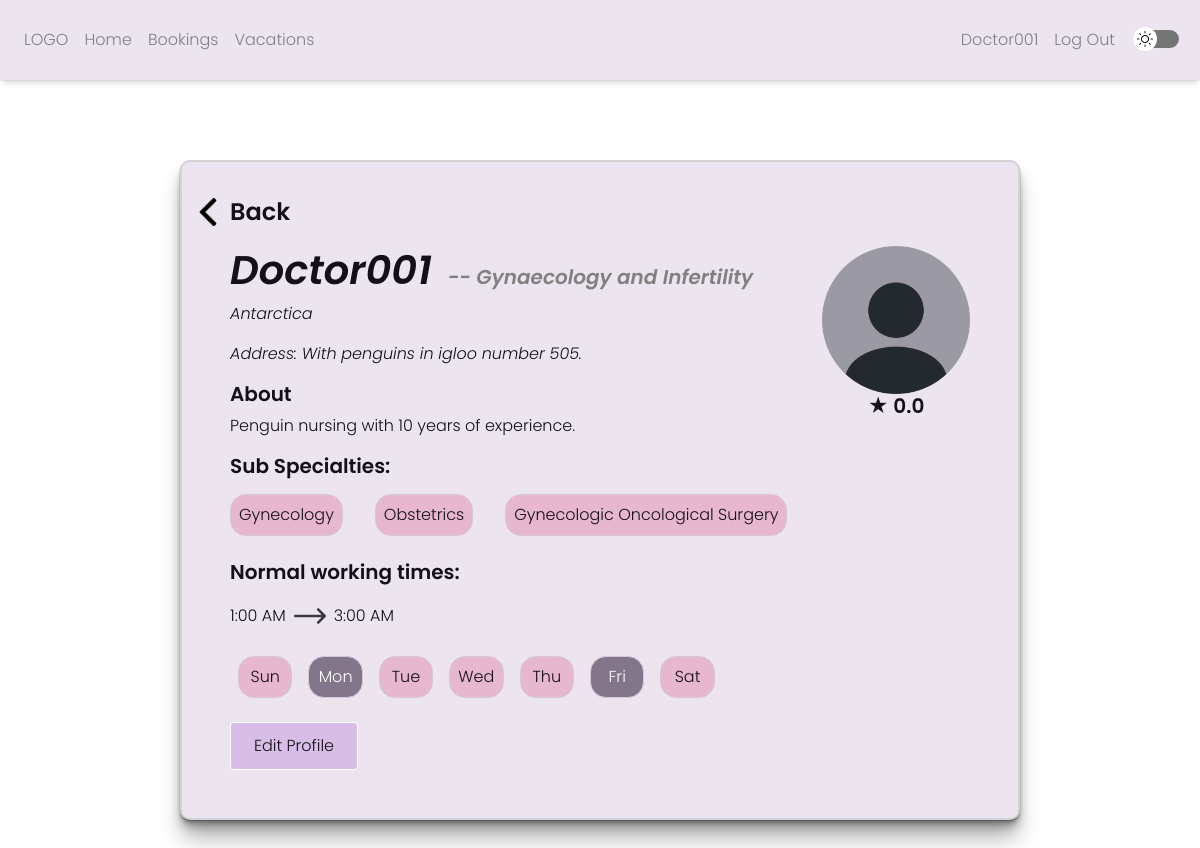
Before: /profile/3 (signed in) with the older database file.
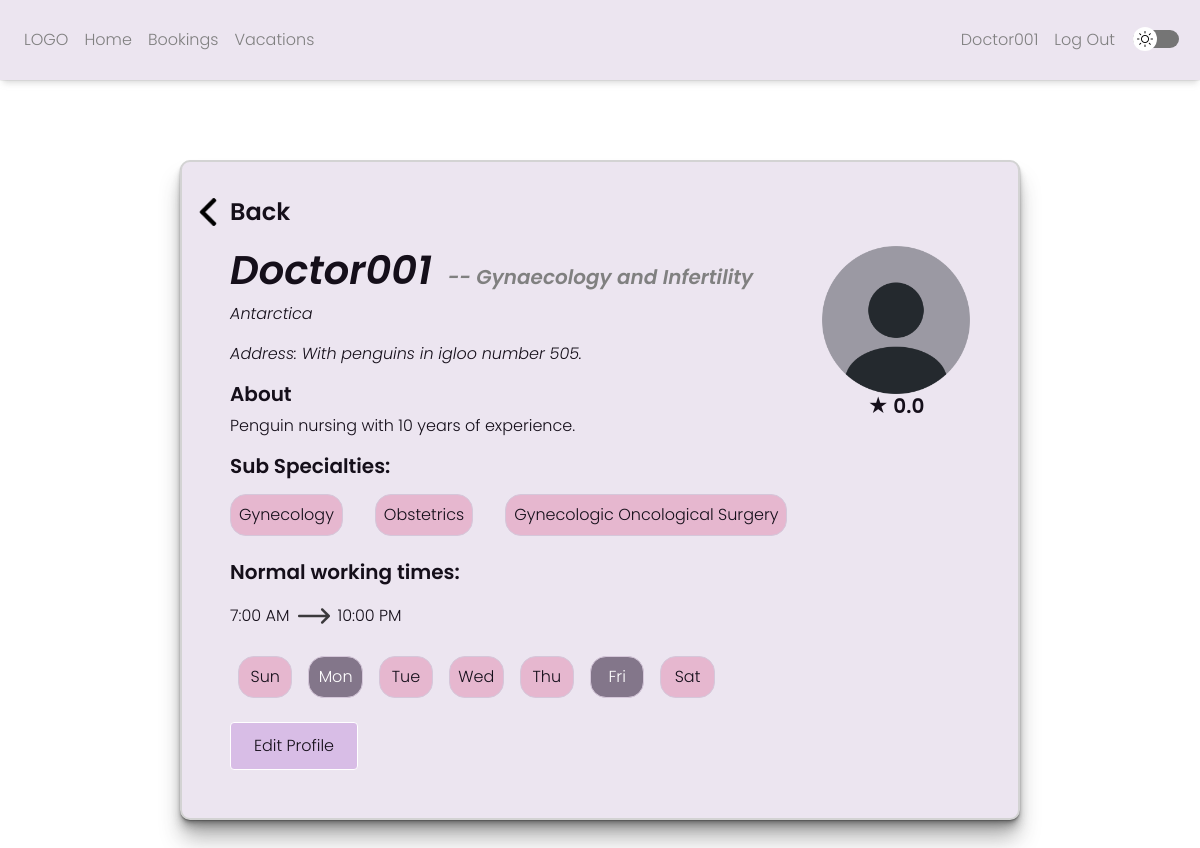
After: the same page with the newer database file.
### YOKO_Clinics/models.py (models this page shows)
class User(AbstractUser):
    is_doctor = models.BooleanField(default=False)
    rating = models.DecimalField(null=True, max_digits=3, decimal_places=2, default=0)
    country = models.CharField(null=True, max_length=100, blank=True)
    state = models.CharField(null=True, max_length=100, blank=True)
    city = models.CharField(null=True, max_length=100, blank=True)
    address = models.CharField(null=True, max_length=1000, blank=True)
    bio = models.CharField(null=True, max_length=10000, blank=True)
    start_time = models.TimeField(null=True, blank=True)
    end_time = models.TimeField(null=True, blank=True)
    main_specialty = models.CharField(max_length=1000, default="")

class types(models.Model):
    type_name = models.CharField(max_length=1000)

### YOKO_Clinics/views.py (the view)
# urls.py: path("profile/<int:id>", views.profile, name="profile"),
@login_required
def profile(request,id):
    target = User.objects.get(id=id)
    if target.is_doctor == False:
        raise Http404("This page does not exist")
    if request.method == "POST":
        pass
    else:
        specialties = expertise.objects.filter(doctor_id=id).values_list('type_id',flat=True)
        day = repeated_vacations.objects.filter(doctor_id=id).values_list('day',flat=True)
        days = [0,0,0,0,0,0,0]
        for d in day:
            days[d - 1] = 1
        sub = []
        for specialty in specialties:
            sub.append(types.objects.get(id=specialty))
        vacay = repeated_vacations.objects.filter(doctor_id=id).values_list('day',flat=True)
        days1 = [1,2,3,4,5,6,7]
        vaycays = []
        for i in days1:
            if(i not in vacay):
                vaycays.append(i)
        return render(request, "YOKO_Clinics/profile.html",{
            'target': target,
            'sub': sub,
            'days': days,
            'repeated': vaycays
        })

### YOKO_Clinics/templates/YOKO_Clinics/profile.html (shortened to what this page needs)
{% extends "YOKO_Clinics/layout.html" %}
{% load static %}
{% block body %}
{% if user.id == target.id %}
    <div class="profile_frame">
        <div class="back">
            <img src="../static/YOKO_Clinics/left-arrow.png" style="width:1.75rem;height:1.75rem;margin-right:0.5rem;cursor: pointer;" id="back_arrow">
            <p class="backp" id="back_thing">Back</p>
        </div>
        <div class="mini_profile_div">
            <div>
                <div class="main_specialty_container">
                    <h1 id="target_username" style="font-family: 'Poppins_BoldItalic', system-ui, -apple-system, BlinkMacSystemFont, 'Segoe UI', Roboto, Oxygen, Ubuntu, Cantarell, 'Open Sans', 'Helvetica Neue', sans-serif;"></h1>
                    <h5 id="main_specialty" style="color: grey;font-family: 'Poppins_BoldItalic', system-ui, -apple-system, BlinkMacSystemFont, 'Segoe UI', Roboto, Oxygen, Ubuntu, Cantarell, 'Open Sans', 'Helvetica Neue', sans-serif;">-- {{ target.main_specialty }}</h5>
                </div>
                <div id="address_div" class="address_div">
                    <p id="country_display"></p>
                    <p id="address_display"></p>
                </div>
                {% if target.bio %}
                <h5>About</h5>
                <div id="bio_div">
                    <p id="bio_display"></p>
                </div>
                {% endif %}
            </div>
            <div class="pfp_and_rating">
                <img src="../static/YOKO_Clinics/profile.png">
                <h5>★ {{ target.rating|floatformat:1 }}</h5>
            </div>
        </div>
        <h5>Sub Specialties:</h5>
        <div id="sub_specialties_div">
            <div class="form-group form-group-wrap" id="sub_specialties_display">
                <div id="all_subs1">
                    {% for s in sub %}
                        <p class="toggle-control2" id="sub{{ s.id }}">{{ s.type_name }}</p>
                    {% endfor %}
                </div>
            </div>
        </div>
        <h5 style="margin-bottom:1rem;">Normal working times:</h5>
        <div id="time_div">
            <div class="form-group1" style="margin-bottom: 1rem;" id="time_display">
                <p class="normal_p" id="start_time_display">{{ target.start_time|date:"g:i A" }}</p>
                <img src="../static/YOKO_Clinics/right-arrow.png" style="width:2rem; margin-right:0.5rem;margin-left:0.5rem;opacity:0.75;" id="arrow1">
                <p class="normal_p" id="end_time_display">{{ target.end_time|date:"g:i A" }}</p>
            </div>
        </div>
        <div id="day_div">
            <div class="form-group1" style="margin-bottom: 1rem;" id="day_display">
                <label class="{% if days.0 %}toggle-control6{% else %}toggle-control5{% endif %}" id="d1">Sun</label>
                <label class="{% if days.1 %}toggle-control6{% else %}toggle-control5{% endif %}" id="d2">Mon</label>
                <label class="{% if days.2 %}toggle-control6{% else %}toggle-control5{% endif %}" id="d3">Tue</label>
                <label class="{% if days.3 %}toggle-control6{% else %}toggle-control5{% endif %}" id="d4">Wed</label>
                <label class="{% if days.4 %}toggle-control6{% else %}toggle-control5{% endif %}" id="d5">Thu</label>
                <label class="{% if days.5 %}toggle-control6{% else %}toggle-control5{% endif %}" id="d6">Fri</label>
                <label class="{% if days.6 %}toggle-control6{% else %}toggle-control5{% endif %}" id="d7">Sat</label>
            </div>
        </div>
        <button class="btn btn-primary norm_btn" id="edit_btn">Edit Profile</button>
    </div>
    {% endif %}
{% endblock %}

### YOKO_Clinics/templates/YOKO_Clinics/layout.html (shortened to what this page needs)
{% load static %}
<!DOCTYPE html>
<html lang="en">
    <head>
        <link rel="stylesheet" href="https://stackpath.bootstrapcdn.com/bootstrap/4.4.1/css/bootstrap.min.css">
        <link href="{% static 'YOKO_Clinics/styles.css' %}" type="text/css" rel="stylesheet">
    </head>
    <body>
        <nav class="navbar navbar-expand-lg navbar-light">
        <ul class="navbar-nav mr-auto">
            <li class="nav-item">
                <a class="nav-link">LOGO</a>
            </li>
            {% if user.is_authenticated %}
            {% if request.session.type == 'patient' %}
                <li class="nav-item">
                    <a class="nav-link" href="{% url 'index' %}">Home</a>
                </li>
                <li class="nav-item">
                    <a class="nav-link" href="{% url 'appointments' %}">Appointments{% if appointment_cnt > 0 %} <span class="number_thing">&nbsp{{ appointment_cnt }}&nbsp</span>{% endif %}</a>
                </li>
                {% else %}
                <li class="nav-item">
                    <a class="nav-link" href="{% url 'index' %}">Home</a>
                </li>
                <li class="nav-item">
                    <a class="nav-link" href="{% url 'bookings' %}">Bookings{% if book_cnt > 0 %} <span class="number_thing">&nbsp{{ book_cnt }}&nbsp</span>{% endif %}</a>
                </li>
                <li class="nav-item">
                    <a class="nav-link" href="{% url 'vacation' %}">Vacations</a>
                </li>
            {% endif %}
            {% endif %}
        </ul>
        <ul class="navbar-nav ml-auto">
            {% if user.is_authenticated %}
            <li class="nav-item">
                <a class="nav-link" {% if user.is_doctor %} href="{% url 'profile' user.id %}" {% endif %} >{{ user.username }}</a>
            </li>
            <li class="nav-item">
                <a class="nav-link" href="{% url 'logout' %}">Log Out</a>
            </li>
            {% endif %}
            <li class="nav-item">
                <label for="scroll_toggle1" class="slide_animation" style="animation-duration:1.5s;"></label>
            </li>
        </ul>
        </nav>
        <section class="main_body scroll">
        {% block body %}
        {% endblock %}
        </section>
    </body>
</html>

Changed rows visible on the page:
changed User "Gynaecology and Infertility": start_time "1:00 AM" → "7:00 AM"; end_time "3:00 AM" → "10:00 PM"
